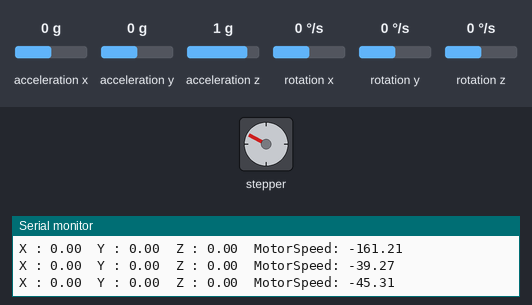
A sketch run on a simulated Arduino Uno, built with avr-gcc and run on an emulated ATmega328P. On the bench: stepper motor, the last lines printed to the serial monitor. Inputs (shaded band) come from the test bench; at power-on: acceleration x 0 g, acceleration y 0 g, acceleration z 1 g, rotation x 0 °/s, rotation y 0 °/s, rotation z 0 °/s. Stepper angles assume 200 steps per turn.

Above: at 3.2 s.
3.3 s: acceleration x set to -1.4 g
At 3.66 s:
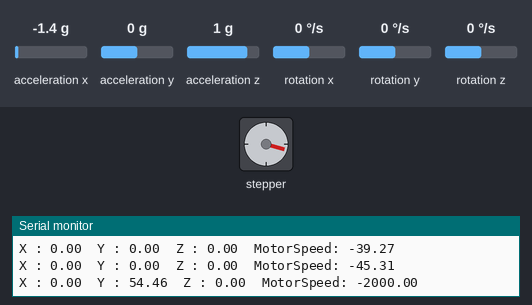
6.3 s: acceleration y set to -1.4 g
At 6.67 s:
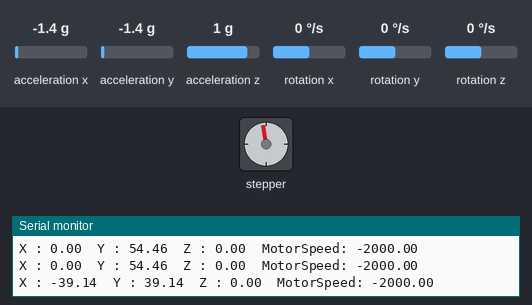
Timing chart, 0 to 15.3 s (numbered marks = the images above; inputs shaded):
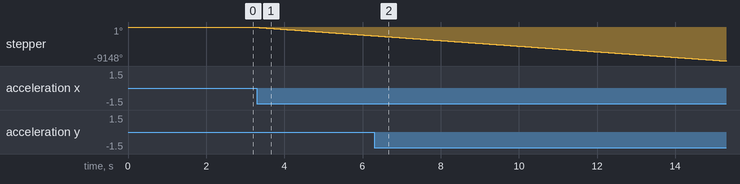

The sketch:

2WB_breadboard_test.ino
```cpp
// Basic demo for accelerometer readings from Adafruit MPU6050

#include <Wire.h>
#include <MPU6050_light.h>
#include "PID_vWAM.h"

#include <AccelStepper.h>

//Define the pin connections for the wheels
const int DIR_PIN = 6 ;
const int STEP_PIN = 5 ;


//  Motor setup
AccelStepper stepper(AccelStepper::DRIVER, STEP_PIN, DIR_PIN) ;
const float MAX_SPEED = 2000 ;      // steps per sec. 4k is max for arduino

// PID setup
#define SETPOINT_ANGLE -0.16
#define PID_CALCULATION_INTERVAL_MS 1
#define PID_KP  50.0
#define PID_KD .8
#define PID_KI 25.0
#define PID_KA 0.05

double setPoint = SETPOINT_ANGLE ;
double currentAngle ;
double motorSpeed = 0 ;

PID pid(&currentAngle, &motorSpeed, &setPoint, PID_KP, PID_KI, PID_KD, PID_KA, DIRECT) ;

MPU6050 mpu(Wire);
unsigned long timer = 0;

void setup() {
   Serial.begin(9600);

   Wire.begin();
   byte status = mpu.begin();
   Serial.print(F("MPU6050 status: "));
   Serial.println(status);
   while (status != 0) { } // stop everything if could not connect to MPU6050

   Serial.println(F("Calculating offsets, do not move MPU6050"));
   delay(1000);
   mpu.calcOffsets(); // gyro and accelero

   // initialize PID
   pid.SetMode(AUTOMATIC);
   pid.SetSampleTime(PID_CALCULATION_INTERVAL_MS);
   pid.SetOutputLimits(-1*MAX_SPEED , MAX_SPEED);

   // Initialize Steppers
   stepper.setMaxSpeed(MAX_SPEED) ;


   Serial.println("Done!\n");
}


 void loop() {

   // Get the current angle of the bot
   mpu.update();
   currentAngle = mpu.getAngleY();

   // Compute the adjustment speed needed to right the bot
   pid.Compute();

   // Move the wheels
   stepper.setSpeed(motorSpeed) ;
   stepper.runSpeed() ;

   if ((millis() - timer) > 500) { // print data every 500ms
     Serial.print("X : "); Serial.print(mpu.getAngleX());
     Serial.print("\tY : "); Serial.print(mpu.getAngleY());
     Serial.print("\tZ : "); Serial.print(mpu.getAngleZ());
     Serial.print("\tMotorSpeed: "); Serial.println(motorSpeed) ;
     timer = millis();
   }
 }
```

PID_vWAM.cpp
```cpp
// (licence header left out)
#include "PID_vWAM.h"
#include <Arduino.h>

/*Constructor (...)*********************************************************
 *    The parameters specified here are those for for which we can't set up
 *    reliable defaults, so we need to have the user set them.
 ***************************************************************************/
PID::PID(double* Input, double* Output, double* Setpoint,
        double Kp, double Ki, double Kd, double Ka, int ControllerDirection)
{
    myOutput = Output;
    myInput = Input;
    mySetpoint = Setpoint;
    inAuto = false;

    PID::SetOutputLimits(0, 255);				//default output limit corresponds to
												                //the arduino pwm limits

    SampleTime = 100;							      //default Controller Sample Time is 0.1 seconds

    PID::SetControllerDirection(ControllerDirection);
    PID::SetTunings(Kp, Ki, Kd, Ka, P_ON_E);

    lastTime = millis()-SampleTime;
}


/* Compute() **********************************************************************
 *     This, as they say, is where the magic happens.  this function should be called
 *   every time "void loop()" executes.  the function will decide for itself whether a new
 *   pid Output needs to be computed.  returns true when the output is computed,
 *   false when nothing has been done.
 **********************************************************************************/
bool PID::Compute() {
	  static float integratedError = 0.0 ;
    static float lastError = 0.0 ;

	if(!inAuto) return false;

    unsigned long now = millis();
    unsigned long timeChange = (now - lastTime);

    if(timeChange>=SampleTime) {

  		double input = *myInput;
  		double error = *mySetpoint - input;

  		float dTerm = kd * (error - lastError) ;

  		integratedError = integratedError + ( error * timeChange ) ;
  		float iTerm = ki * integratedError ;

  		float pTerm = kp * error + ( ka * integratedError ) ;

  		double output = pTerm + iTerm + dTerm ;

  		if(output > outMax) output = outMax;
  		else if(output < outMin) output = outMin;
  		*myOutput = output;

  		lastTime = now ;
  		lastError = error ;
  }
}

/* SetTunings(...)*************************************************************
 * This function allows the controller's dynamic performance to be adjusted.
 * it's called automatically from the constructor, but tunings can also
 * be adjusted on the fly during normal operation
 ******************************************************************************/
void PID::SetTunings(double Kp, double Ki, double Kd, double Ka, int POn)
{
   if (Kp<0 || Ki<0 || Kd<0) return;

   pOn = POn;
   pOnE = POn == P_ON_E;

   dispKp = Kp; dispKi = Ki; dispKd = Kd; dispKa = Ka ;

   double SampleTimeInSec = ((double)SampleTime)/1000;
   kp = Kp;
   ki = Ki * SampleTimeInSec;
   kd = Kd / SampleTimeInSec;
   ka = Ka ;

  if(controllerDirection ==REVERSE)
   {
      kp = (0 - kp);
      ki = (0 - ki);
      kd = (0 - kd);
      ka = (0 - ka);
   }
}

/* SetTunings(...)*************************************************************
 * Set Tunings using the last-rembered POn setting
 ******************************************************************************/
void PID::SetTunings(double Kp, double Ki, double Kd, double Ka){
    SetTunings(Kp, Ki, Kd, Ka, pOn);
}

/* SetSampleTime(...) *********************************************************
 * sets the period, in Milliseconds, at which the calculation is performed
 ******************************************************************************/
void PID::SetSampleTime(int NewSampleTime)
{
   if (NewSampleTime > 0)
   {
      double ratio  = (double)NewSampleTime
                      / (double)SampleTime;
      ki *= ratio;
      kd /= ratio;
      SampleTime = (unsigned long)NewSampleTime;
   }
}

/* SetOutputLimits(...)****************************************************
 *     This function will be used far more often than SetInputLimits.  while
 *  the input to the controller will generally be in the 0-1023 range (which is
 *  the default already,)  the output will be a little different.  maybe they'll
 *  be doing a time window and will need 0-8000 or something.  or maybe they'll
 *  want to clamp it from 0-125.  who knows.  at any rate, that can all be done
 *  here.
 **************************************************************************/
void PID::SetOutputLimits(double Min, double Max)
{
   if(Min >= Max) return;
   outMin = Min;
   outMax = Max;

   if(inAuto)
   {
	   if(*myOutput > outMax) *myOutput = outMax;
	   else if(*myOutput < outMin) *myOutput = outMin;

	   if(outputSum > outMax) outputSum= outMax;
	   else if(outputSum < outMin) outputSum= outMin;
   }
}

/* SetMode(...)****************************************************************
 * Allows the controller Mode to be set to manual (0) or Automatic (non-zero)
 * when the transition from manual to auto occurs, the controller is
 * automatically initialized
 ******************************************************************************/
void PID::SetMode(int Mode)
{
    bool newAuto = (Mode == AUTOMATIC);
    if(newAuto && !inAuto)
    {  /*we just went from manual to auto*/
        PID::Initialize();
    }
    inAuto = newAuto;
}

/* Initialize()****************************************************************
 *	does all the things that need to happen to ensure a bumpless transfer
 *  from manual to automatic mode.
 ******************************************************************************/
void PID::Initialize()
{
   outputSum = *myOutput;
   lastInput = *myInput;
   if(outputSum > outMax) outputSum = outMax;
   else if(outputSum < outMin) outputSum = outMin;
}

/* SetControllerDirection(...)*************************************************
 * The PID will either be connected to a DIRECT acting process (+Output leads
 * to +Input) or a REVERSE acting process(+Output leads to -Input.)  we need to
 * know which one, because otherwise we may increase the output when we should
 * be decreasing.  This is called from the constructor.
 ******************************************************************************/
void PID::SetControllerDirection(int Direction)
{
   if(inAuto && Direction !=controllerDirection)
   {
	    kp = (0 - kp);
      ki = (0 - ki);
      kd = (0 - kd);
   }
   controllerDirection = Direction;
}

/* Status Funcions*************************************************************
 * Just because you set the Kp=-1 doesn't mean it actually happened.  these
 * functions query the internal state of the PID.  they're here for display
 * purposes.  this are the functions the PID Front-end uses for example
 ******************************************************************************/
double PID::GetKp(){ return  dispKp; }
double PID::GetKi(){ return  dispKi;}
double PID::GetKd(){ return  dispKd;}
int PID::GetMode(){ return  inAuto ? AUTOMATIC : MANUAL;}
int PID::GetDirection(){ return controllerDirection;}
```

PID_vWAM.h
```cpp
#ifndef PID_vWAM_h
#define PID_vWAM_h

class PID
{


  public:

  //Constants used in some of the functions below
  #define AUTOMATIC	1
  #define MANUAL	0
  #define DIRECT  0
  #define REVERSE  1
  #define P_ON_M 0
  #define P_ON_E 1

  //commonly used functions **************************************************************************
    PID(double*, double*, double*,        // * constructor.  links the PID to the Input, Output, and
        double, double, double, double,   //   Setpoint.  Initial tuning parameters are also set here.
        int);                             //   (overload for specifying proportional mode)

    void SetMode(int Mode);               // * sets PID to either Manual (0) or Auto (non-0)

    bool Compute();                       // * performs the PID calculation.  it should be
                                          //   called every time loop() cycles. ON/OFF and
                                          //   calculation frequency can be set using SetMode
                                          //   SetSampleTime respectively

    void SetOutputLimits(double, double); // * clamps the output to a specific range. 0-255 by default, but
										                      //   it's likely the user will want to change this depending on
										                      //   the application


  //available but not commonly used functions ********************************************************
    void SetTunings(double, double,       // * While most users will set the tunings once in the
                    double, double);         	    //   constructor, this function gives the user the option
                                          //   of changing tunings during runtime for Adaptive control
    void SetTunings(double, double,       // * overload for specifying proportional mode
                    double, double, int);

	void SetControllerDirection(int);	  // * Sets the Direction, or "Action" of the controller. DIRECT
										  //   means the output will increase when error is positive. REVERSE
										  //   means the opposite.  it's very unlikely that this will be needed
										  //   once it is set in the constructor.
    void SetSampleTime(int);              // * sets the frequency, in Milliseconds, with which
                                          //   the PID calculation is performed.  default is 100


  //Display functions ****************************************************************
	double GetKp();						  // These functions query the pid for interal values.
	double GetKi();						  //  they were created mainly for the pid front-end,
	double GetKd();						  // where it's important to know what is actually
	int GetMode();						  //  inside the PID.
	int GetDirection();					  //

  private:
	void Initialize();

	double dispKp;				// * we'll hold on to the tuning parameters in user-entered
	double dispKi;				//   format for display purposes
	double dispKd;				//
  double dispKa;        //

	double kp;                  // * (P)roportional Tuning Parameter
    double ki;                  // * (I)ntegral Tuning Parameter
    double kd;                  // * (D)erivative Tuning Parameter
    double ka ;                 // integration factor for (P)

	int controllerDirection;
	int pOn;

    double *myInput;              // * Pointers to the Input, Output, and Setpoint variables
    double *myOutput;             //   This creates a hard link between the variables and the
    double *mySetpoint;           //   PID, freeing the user from having to constantly tell us
                                  //   what these values are.  with pointers we'll just know.

	unsigned long lastTime;
	double outputSum, lastInput;

	unsigned long SampleTime;
	double outMin, outMax;
	bool inAuto, pOnE;
};
#endif
```
